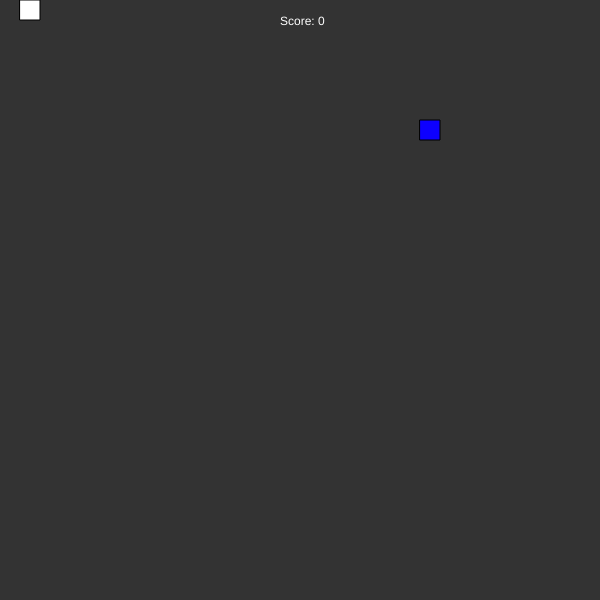
Frame 1 (no input)
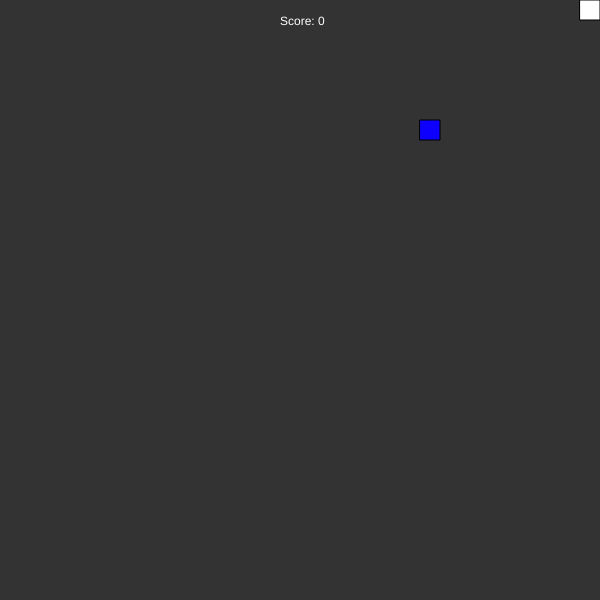
Frame 60 (no input)
Frame 120 (the mouse pressed at the canvas centre since frame 60): identical to frame 60, image omitted

The p5.js sketch that drew these frames (run headless with seeded random() and noise() and a simulated clock; from frame 60 on, the mouse is pressed at the canvas centre):

// p5.js sketch
// ── sketch.js
var s;
var scl = 20;

var food, score = -1;

function setup(){
    createCanvas(600, 600);
    s = new Snake();
    frameRate(20);
    pickLocation();
}
function restartGame(){
    score = -1;
    s.x = 0;
    s.y = 0;
    s.xspeed = 1;
    s.yspeed = 0;
    pickLocation();
}
function pickLocation() {
    var cols = floor(width/scl);
    var rows = floor(height/scl);
    food = createVector(floor(random(cols)), floor(random(rows)));
    food.mult(scl);
    score++;
}

function draw(){
    background(51);
    fill(255, 255, 255);
    text("Score: " + score, 280 , 25);

  if (s.eat(food)) {
      console.log("Food");
    pickLocation();
  }
  
  if(s.death()){
      restartGame();
  }
  
  s.update();
  s.show();

  fill(13, 0, 255);
  rect(food.x, food.y, scl, scl);
}

function keyPressed() {
    keyCode === UP_ARROW && s.yspeed != 1 ? s.dir(0, -1) : false; 
    
    if (keyCode === DOWN_ARROW && s.yspeed != -1){
        s.dir(0, 1);
    }
    
    else if (keyCode === RIGHT_ARROW && s.xspeed != -1){
        s.dir(1, 0);
    }
        
    else if (keyCode === LEFT_ARROW && s.xspeed != 1){
        s.dir(-1, 0);
    }
}
// ── Script.js
function Script(){
    function fade(){
        document.getElementById("youDiedForm").style.visibility = "visible";
    
        alert("whta the ;aljsfd;as");
    }
}
// ── snake.css
body {
  margin: 0;
  display: flex;

  /* This centers our sketch horizontally. */
  justify-content: center;

  /* This centers our sketch vertically. */
  align-items: center;
  background-color: orange;
}
// ── snake.html
<!DOCTYPE html>
<html>
    <head>
        <meta charset="UTF-8">
    </head>
    <body>
        <title>Snake</title>
        <link rel="stylesheet" href="snake.css">
        <script src="p5.min.js"></script>
        <script src="sketch.js"></script>
        <script src="snake.js"></script>
    </body>
</html>
// ── snake.js
function Snake() {
    this.x = 0;
    this.y = 0;
    this.xspeed = 1;
    this.yspeed = 0;
    this.total = 0;
    this.tail = [];

    this.dir = function(x, y) {
        this.xspeed = x;
        this.yspeed = y;
    };
    
    this.eat = function(pos) {
        var d = dist(this.x, this.y, pos.x, pos.y);
        
        if (d < 1) {
            this.total++;
            console.log("true");
            return true;
       }
        else {
            return false;
        }
    }
    
    this.death = function() {
        
        for (var i = 0; i < this.tail.length; i++){
            var pos = this.tail[i];
            var d = dist(this.x, this.y, pos.x, pos.y);
            
            if (d < 1) {
                this.total = 0;
                this.tail = [];
                var replay = confirm("You lose :(\nYou want to play again?");
                if(replay){
                    console.log("true");
                    return true;
                }
                else{
                    console.log("false");
                    return false;   
                }
                
            }
        }
        
    }
    
    this.update = function() {
        
        if(this.total === this.tail.length){
            for(var i = 0; i < this.tail.length - 1; i++){
                this.tail [i] = this.tail[i+1];
            }
        }
        
        this.tail[this.total-1] = createVector(this.x, this.y);
        
        this.x = this.x + this.xspeed * scl;
        this.y = this.y + this.yspeed * scl;

        this.x = constrain(this.x, 0, width - scl);
        this.y = constrain(this.y, 0, height - scl);
    }
    
    this.show = function() {
        fill(255);
        
        for (var i = 0; i < this.tail.length; i++){
            rect(this.tail[i].x, this.tail[i].y, scl, scl);
        }
        
        rect(this.x, this.y, scl, scl);
    };
}
